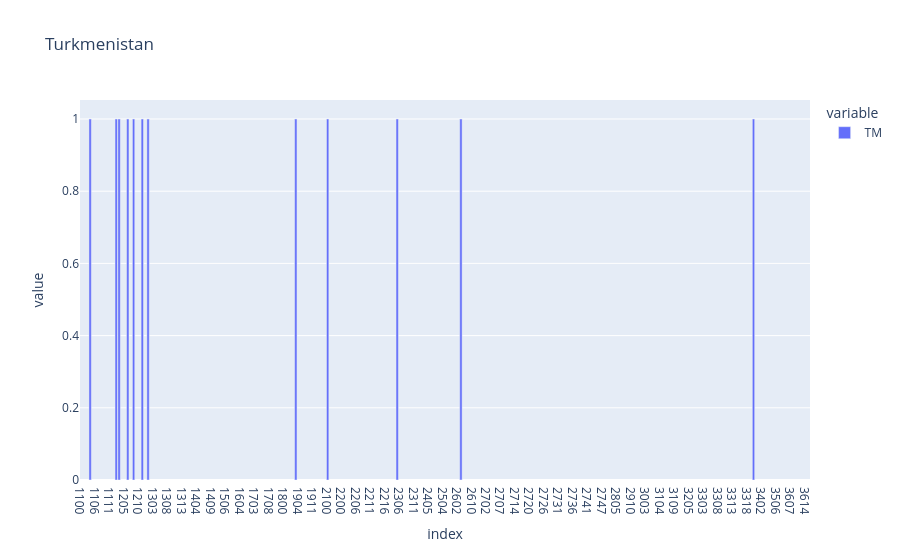

Source (notebook cell):
### Code cell
country = "TM"
px.bar(df_country_subfield.loc[country].to_frame(), title = uf.get_country_info(country).iloc[0, 0])

### Figure 1 — Plotly figure (JSON) as saved in the notebook; plotly's stock layout.template omitted (floating-point values rounded to 4 significant figures; data arrays with more than 128 entries replaced by an {"elided": "..."} marker saying what was removed)
{"data": [{"hovertemplate": "variable=TM<br>index=%{x}<br>value=%{y}<extra></extra>", "legendgroup": "TM", "marker": {"color": "#636efa", "pattern": {"shape": ""}}, "name": "TM", "orientation": "v", "showlegend": true, "textposition": "auto", "x": {"elided": "252 str values"}, "xaxis": "x", "y": {"elided": "252 float values"}, "yaxis": "y", "type": "bar"}], "layout": {"xaxis": {"anchor": "y", "domain": [0.0, 1.0], "title": {"text": "index"}}, "yaxis": {"anchor": "x", "domain": [0.0, 1.0], "title": {"text": "value"}}, "legend": {"title": {"text": "variable"}, "tracegroupgap": 0}, "title": {"text": "Turkmenistan"}, "barmode": "relative"}}
